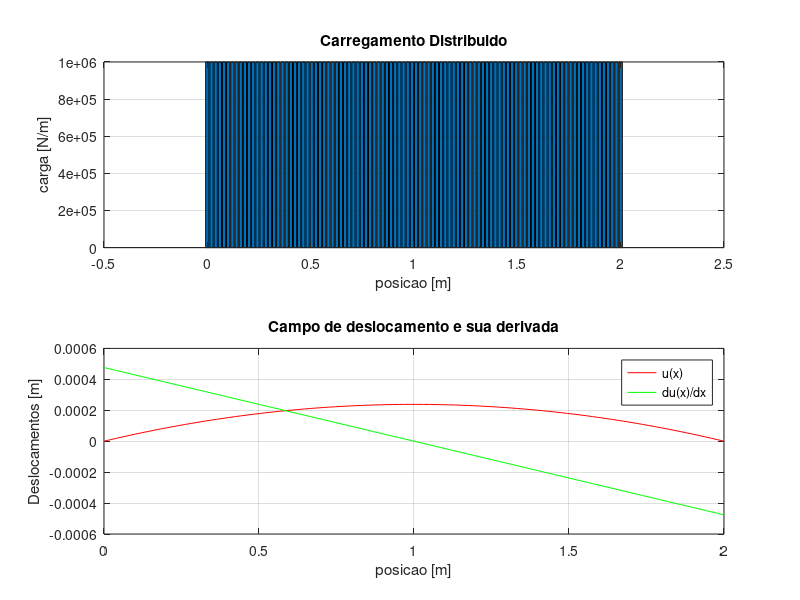

MATLAB code for this plot:
clear all; close all; clc;

% Data set
L = 2.0;                  % bar length [m]
nx = 100;                 % number of x-points
x = linspace(0, L, nx)';   % x coordinates
h = L/(nx-1);             % intervals length
A = 0.01;                 % section area [m^2]
E = 210.E9;               % Young modulus [Pa]
% function types: con, lin, par, sin, cos, exp
type = 'con';
q0 = 1E6;                 % Distributed Load [N/m]
ua = 0;                   % left displacement [m]
ub = 0;                   % right displacement [m]

% Load definitions
y = x/L;                  % normalized position vector
switch type
    case 'con' % constant
        p = q0*ones(length(y),1);
    case 'lin' % linear
        p = q0*y;
    case 'par' % parabola
        p = q0*y.*(1-y);
    case 'sin' % sinus
        p = q0*sin(pi*y);
    case 'cos' % cosinus
        p = q0*cos(pi*y);
    case 'exp' % exponential
        p = q0*exp(y);
    otherwise  % default = constant
        warning(['tipo de carregamento >>> ',type,' <<< nao implementado !!!'])
end

% get particular solution up and its derivative
switch type
case 'con' % constant
  up = -q0*x.^2/(2*E*A);
  dup = -q0*x/(E*A);
case 'lin' % linear
  up = -q0*x.^3/(6*E*A*L);
  dup = -q0*x.^2/(2*E*A*L);
case 'par' % parabola
  up = (-q0*x.^3.*(2*L-x))./(12*E*A*L^2);
  dup = (-q0*x.^2.*(3*L-2*x))./(6*E*A*L^2);
case 'sin' % sinus
  up = q0*(L/pi)^2*sin(pi*x/L)/(E*A);
  dup = q0*(L/pi)*cos(pi*x/L)/(E*A);
case 'cos' % cosinus
  up = q0*(L/pi)^2*cos(pi*x/L)/(E*A);
  dup = -q0*(L/pi)*sin(pi*x/L)/(E*A);
case 'exp' % exponential
  up = -q0*L^2*exp(x/L)/(E*A);
  dup = -q0*L*exp(x/L)/(E*A);
otherwise % default = constant
  warning(['tipo de carreamento >>>', type, '<<<<< nao implementado !!!'])
end
% get Constant Values for uh and its derivative duh
up0 = up(1);
upL = up(end);
c2 = ua - up0;
c1 = (ub - upL - c2)/L;
% get solution uana and its derivative duana
uana = up + c1*x+c2;
duana = dup + c1;
subplot(2,1,1), bar(x,p);
grid on;
title('Carregamento Distribuido')
xlabel('posicao [m]')
ylabel('carga [N/m]')
subplot(2,1,2), plot(x, uana, 'r',x, duana,'g'); grid on;
title ('Campo de deslocamento e sua derivada')

xlabel('posicao [m]')
ylabel('Deslocamentos [m]')
legend('u(x)', 'du(x)/dx')